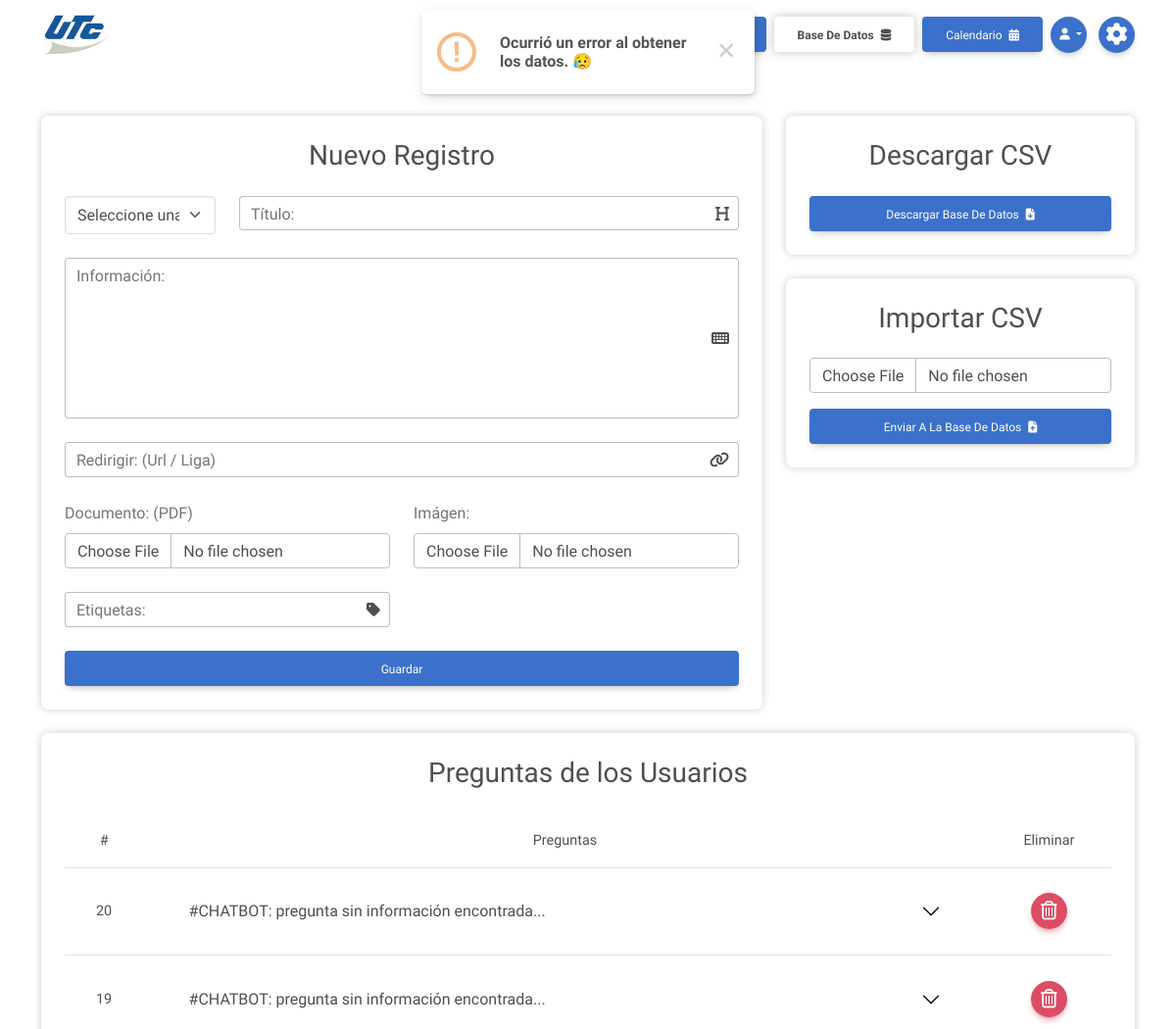
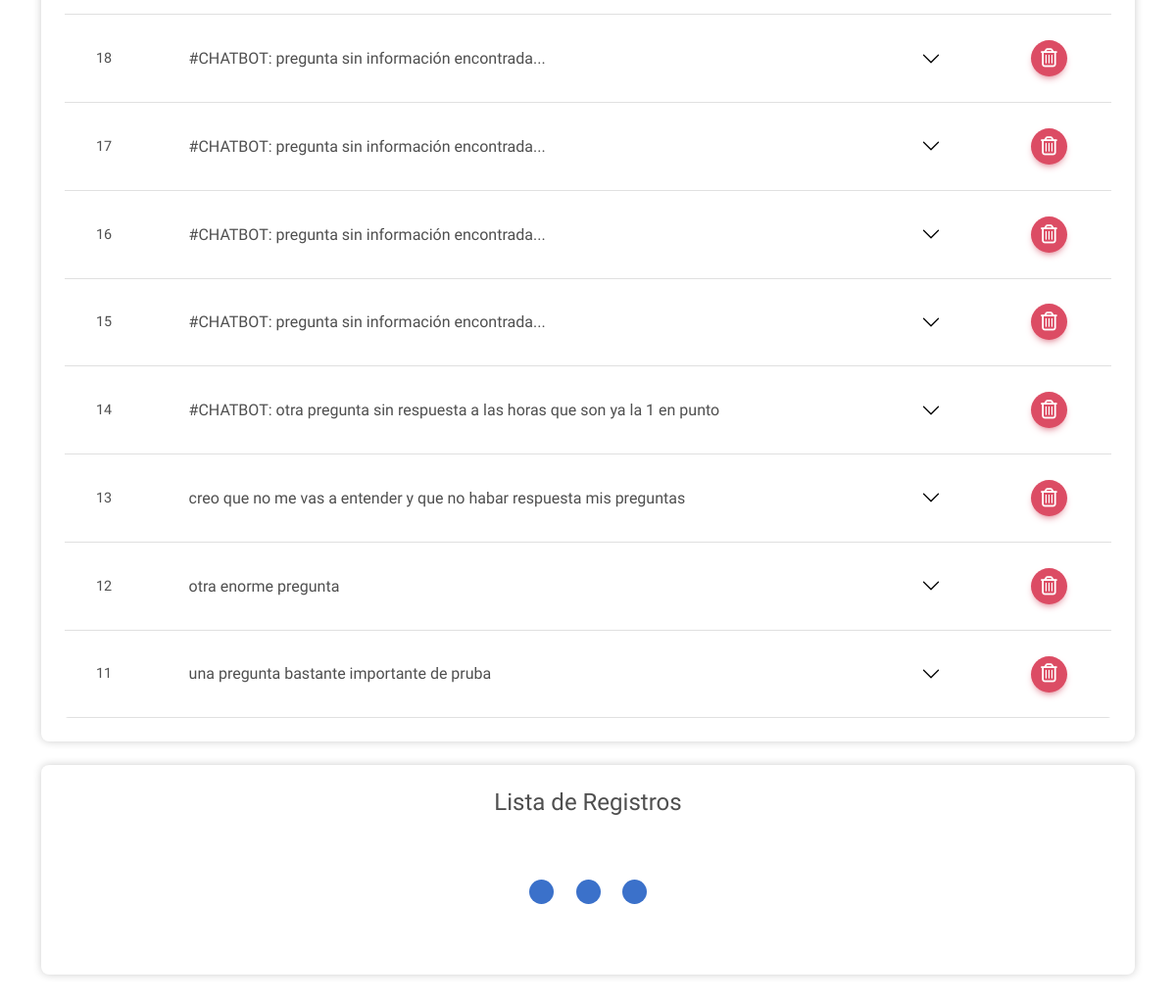
The page /administracion/base_de_datos/ (signed in) on the database as committed earlier (2 pictures, top to bottom).
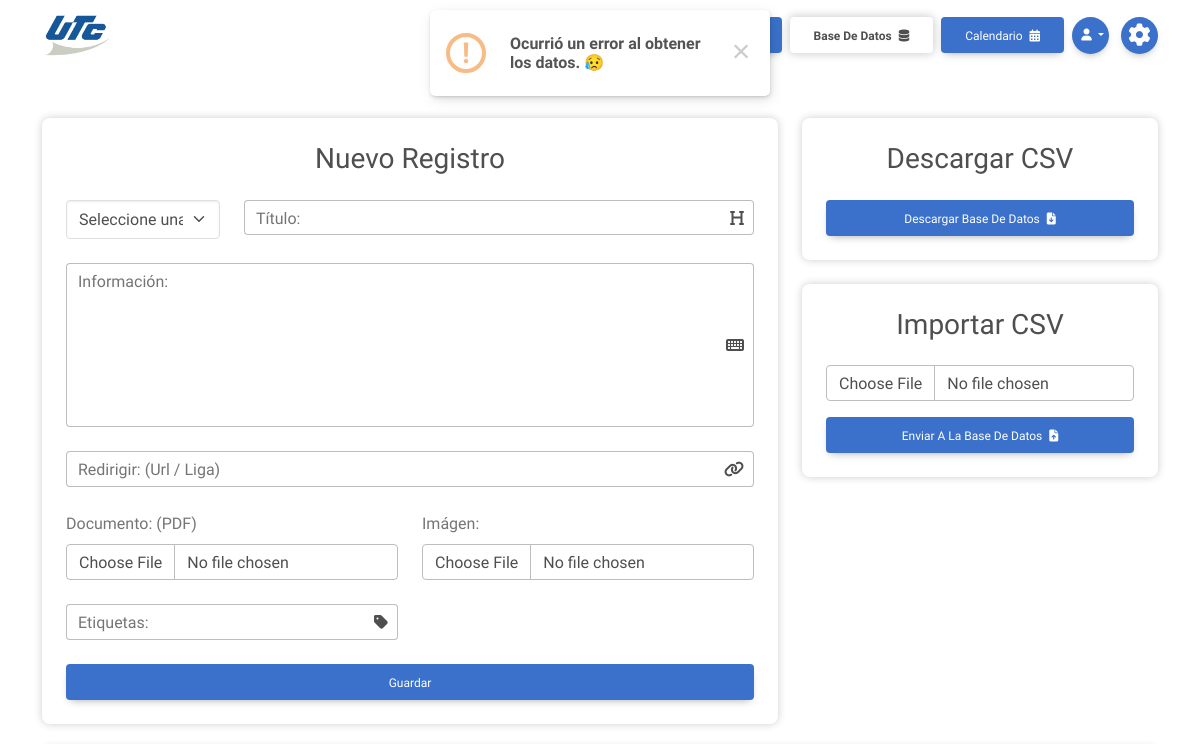
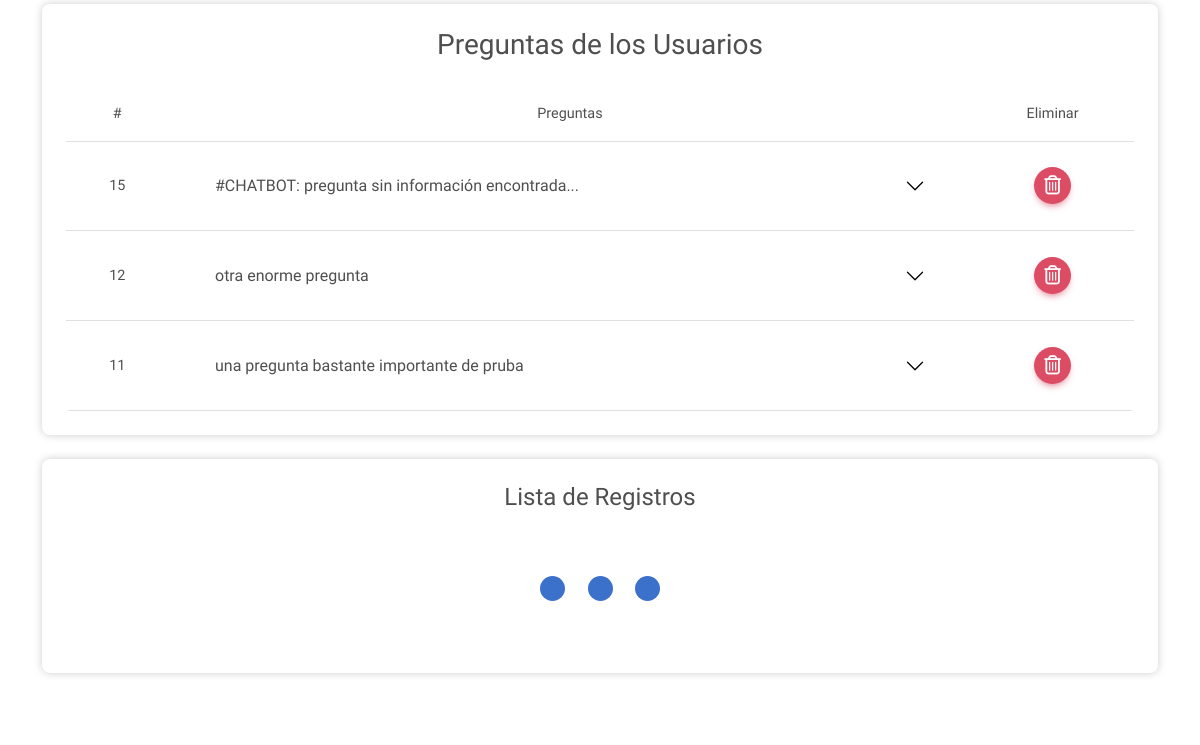
The same page on the database as committed later (2 pictures, top to bottom).
### cross_asistent/models.py (models this page shows)
class Preguntas(models.Model):
    pregunta = models.CharField(max_length=150)
    descripcion = models.TextField(blank=True)
    fecha = models.DateTimeField(auto_now_add=True)
    class Meta:
        verbose_name = "Pregunta"
        verbose_name_plural = "Preguntas"

### cross_asistent/views.py (the view)
# urls.py: path('administracion/base_de_datos/', views.database_page, name='database_page'),
@login_required
@never_cache
def database_page(request):
    context = { 'active_page':'database','pages':functions.pages, 'preguntas_sending':questions_all, 'categorias':categoriasFilter, 'categoriasall':categoriasall }
    return render(request, 'admin/database.html', context)

### cross_asistent/templates/admin/database.html (shortened to what this page needs)
{% extends 'base/widget.html' %}
{% load static %}
{% block link_home %}{% url 'admin' %}{% endblock %}
{% block link_default %}
{% include 'base/widget_links-admin.html' %}
{% endblock %}
{% block extra_head %}
<link rel="stylesheet" href="https://cdn.datatables.net/1.13.1/css/dataTables.bootstrap5.min.css" />
{% endblock %}
{% block content %}
<main class="container container-fluid py-5">
    <div class="row">
        <section class="col-lg-8">
            <section class="card mb-4">
                <div class="card-body">
                    <h3 class="text-center mb-4">Nuevo Registro</h3>
                    <form method="post" action="{% url 'create_database' %}" data-submit-form id="databaseForm" autocomplete="off">
                        <div class="row">
                            <div class="col-md-3">
                                <div class="form-outline mb-4">
                                    <select class="form-select" id="categoria" name="categoria" required>
                                        <option selected disabled hidden>Seleccione una categoría:</option>
                                    </select>
                                </div>
                            </div>
                            <div class="col">
                                <div class="form-outline mb-4" data-mdb-input-init>
                                    <i class="fa-solid fa-heading trailing"></i>
                                    <input type="text" id="titulo" name="titulo" class="form-control form-icon-trailing" required />
                                    <label class="form-label" for="titulo">Título:</label>
                                </div>
                            </div>
                        </div>
                        <div class="form-outline mb-4" data-mdb-input-init>
                            <i class="fa-solid fa-keyboard trailing"></i>
                            <textarea class="form-control form-icon-trailing" id="informacion" name="informacion" rows="6" required></textarea>
                            <label for="informacion" class="form-label">Información:</label>
                        </div>
                        <div class="row">
                            <div class="col-12">
                                <div class="form-outline mb-4" data-mdb-input-init>
                                    <i class="fa-solid fa-link trailing"></i>
                                    <input type="text" id="redirigir" name="redirigir" class="form-control form-icon-trailing" />
                                    <label class="form-label" for="redirigir">Redirigir: (url / liga)</label>
                                </div>
                            </div>
                            <div class="col-md-6">
                                <div class="mb-4">
                                    <label for="documentos" class="form-label">Documento: (PDF)</label>
                                    <input type="file" class="form-control" id="documentos" name="documento" accept="application/pdf">
                                </div>
                            </div>
                            <div class="col-md-6">
                                <div class="mb-4">
                                    <label for="imagenes" class="form-label">Imágen:</label>
                                    <input type="file" class="form-control" id="imagenes" name="imagen" accept="image/jpeg, image/png, image/webp*">
                                </div>
                            </div>
                        </div>
                        <div class="row tag-group">
                            <div class="col-md-6">
                                <div class="form-outline mb-4" data-mdb-input-init>
                                    <i class="fa-solid fa-tag trailing"></i>
                                    <input type="text" id="addTags" name="addTags" class="form-control form-icon-trailing addTags" />
                                    <label class="form-label" for="addTags">Etiquetas:</label>
                                </div>
                            </div>
                            <div class="col-md-6 mb-4 row ps-4 pe-0 allTags" id="allTags" style="gap: 20px;"></div>
                        </div>
                        <button type="submit" class="btn btn_detail btn-block">Guardar</button>
                    </form>
                </div>
            </section>
        </section>
        <section class="col-lg-4">
            <div>
                <div class="card">
                    <div class="card-body">
                        <h3 class="text-center mb-4">Descargar CSV</h3>
                        <form action="{% url 'export_database' %}" method="get">
                            <button type="submit" class="btn btn_detail btn-block">
                                Descargar Base de Datos <i class="fa-solid fa-file-arrow-down ms-1"></i>
                            </button>
                        </form>
                    </div>
                </div>
            </div>
            <div class="my-4">
                <div class="card">
                    <div class="card-body">
                        <div class="mt5">
                            <h3 class="text-center mb-4">Importar CSV</h3>
                            <form method="POST" enctype="multipart/form-data" action="{% url 'import_database' %}" data-submit-form>
                                <div class="mb-3">
                                    <input type="file" name="file" accept=".csv" class="form-control">
                                </div>
                                <button type="submit" class="btn btn_detail btn-block">
                                    Enviar a la Base de Datos <i class="fa-solid fa-file-arrow-up ms-1"></i>
                                </button>
                            </form>
                        </div>
                    </div>
                </div>
            </div>
        </section>
        <section class="mb-4" id="preguntasEnviadas">
            <div class="card">
                <div class="card-body">
                    <h3 class="text-center mb-4">Preguntas de los Usuarios</h3>
                    {% if preguntas_sending %}
                    <div class="table-responsive rounded" id="table-container">
                        <table class="table table_odd align-middle m-0">
                            <thead>
                                <tr class="text-center">
                                    <th class="d-none d-md-table-cell">#</th>
                                    <th>Preguntas</th>
                                    <th>Eliminar</th>
                                </tr>
                            </thead>
                            <tbody>
                                {% for question in preguntas_sending %}
                                <tr class="table_odd_items">
                                    <td class="text-center d-none d-md-table-cell">{{question.id}}</td>
                                    <td>
                                        <div class="accordion accordion-borderless" id="questionList">
                                            <div class="accordion-item">
                                                <h2 class="accordion-header" id="heading_{{question.id}}">
                                                    <div data-mdb-collapse-init class="accordion-button collapsed" type="button" data-mdb-toggle="collapse"
                                                        data-mdb-target="#collapse_{{question.id}}" aria-expanded="false"
                                                        aria-controls="collapse_{{question.id}}">
                                                        {{question.pregunta}}
                                                    </div>
                                                </h2>
                                            </div>
                                        </div>
                                    </td>
                                    <td>
                                        <div class="d-flex justify-content-center align-items-center">
                                            <form method="post" action="{% url 'question_deleted' %}" data-submit-form>
                                                <button title="Editar Usuario" type="submit" class="btn btn-floating btn-danger">
                                                    <i class="fa-regular fa-trash-can fs-12"></i>
                                                </button>
                                            </form>
                                        </div>
                                    </td>
                                </tr>
                                {% endfor %}
                            </tbody>
                        </table>
                    </div>
                    {% else %}
                    <div class="text-center">
                        <p class="lead m-0">No hay preguntas por el momento.</p>
                    </div>
                    {% endif %}
                </div>
        </section>
        <section>
            <div class="card mb-4">
                <div class="card-body text-center">
                    <h4 class="mb-3">Lista de Registros</h4>
                    <div class="d-flex flex-column align-items-center" data-table-load="tbodyDatabase">
                        <div class="pulse-container my-5">
                            <div class="pulse-bubble bg_detail pulse-bubble-1"></div>
                            <div class="pulse-bubble bg_detail pulse-bubble-2"></div>
                            <div class="pulse-bubble bg_detail pulse-bubble-3"></div>
                        </div>
                    </div>
                </div>
            </div>
        </section>
    </div>
</main>
{% endblock %}

### cross_asistent/templates/base/widget.html (shortened to what this page needs)
{% load static %}
<!DOCTYPE html>
<html lang="es" data-mdb-theme="light">
<head>
    {% block extra_head %}{% endblock %}
    <link rel="stylesheet" href="{% static 'libs/mdb_fontawesome.min.css' %}" />
    <link rel="stylesheet" href="{% static 'libs/mdb.min.css' %}" />
    <link rel="stylesheet" href="{% static 'css/styles.min.css' %}" />
</head>
<body>
    {% block navbar %}
    <nav class="navbar navbar-expand-lg">
        <div class="container container-fluid">
            <a class="navbar-brand" href="{% block link_home %}/{% endblock %}">
                <img src="{% static 'img/UTC_logo-plano.webp' %}" alt="UTC logo" />
            </a>
            <div class="m-0 d-flex align-items-center">
                <div class="order-lg-last">
                    <button type="button" class="btn btn-floating btn_detail me-2 me-md-0 ms-md-2" title="Configuraciones" data-mdb-ripple-init
                        data-mdb-modal-init data-mdb-target="#configModal">
                        <i class="fa-solid fa-gear fs-14"></i>
                    </button>
                </div>
                <div class="collapse navbar-collapse position-absolute top-100 flex-grow-0" id="navbarText">
                    <ul class="navbar-nav mb-lg-0 px-2 px-lg-0">
                        {% block link_default %}{% endblock %}
                    </ul>
                </div>
            </div>
        </div>
    </nav>
    {% endblock %}
    {% block content %}{% endblock %}
    <div id="overlayMenu" class="menu_overlay"></div>
</body>
</html>

### cross_asistent/templates/base/widget_links-admin.html (shortened to what this page needs)
{% load static %}
<li class="nav-item">
    {% if user.is_authenticated %}
    <a class="btn {% if active_page == 'home' %}btn_secondary{% else %}btn_detail{% endif %} m-1 my-lg-0 d-block" href="{% url 'admin' %}">Inicio </a>
    {% endif %}
</li>
{% for page in pages %}
{% if page.access == 'all' %}
<li class="nav-item">
    <a class="btn {% if active_page == page.name %}btn_secondary{% else %}btn_detail{% endif %} m-1 my-lg-0 d-block" href="{% url page.url %}">
        {{ page.display_name }} <i class="{{ page.icon }} ms-1"></i>
    </a>
</li>
{% elif user.is_staff %}
<li class="nav-item">
    <a class="btn {% if active_page == page.name %}btn_secondary{% else %}btn_detail{% endif %} m-1 my-lg-0 d-block" href="{% url page.url %}">
        {{ page.display_name }} <i class="{{ page.icon }} ms-1"></i>
    </a>
</li>
{% endif %}
{% endfor %}
<li class="nav-item">
    <div class="dropdown">
        <a role="button" class="btn btn_detail btn_lg-circle d-block m-1 my-lg-0 dropdown-toggle" data-mdb-dropdown-init data-mdb-ripple-init
            aria-expanded="false" id="dropdownMenuUser">
            <span class="d-inline d-lg-none">{{ user.username }} </span> <i class="fa-solid fa-user ms-1"></i>
        </a>
    </div>
</li>

Rows that differ between the two databases and show on the page:
removed Preguntas: id "20", pregunta "#CHATBOT: pregunta sin información encontrada..."
removed Preguntas: id "19", pregunta "#CHATBOT: pregunta sin información encontrada..."
removed Preguntas: id "18", pregunta "#CHATBOT: pregunta sin información encontrada..."
removed Preguntas: id "17", pregunta "#CHATBOT: pregunta sin información encontrada..."
removed Preguntas: id "16", pregunta "#CHATBOT: pregunta sin información encontrada..."
removed Preguntas: id "14", pregunta "#CHATBOT: otra pregunta sin respuesta a las horas que son ya la 1 en punto"
removed Preguntas: id "13", pregunta "creo que no me vas a entender y que no habar respuesta mis preguntas"
